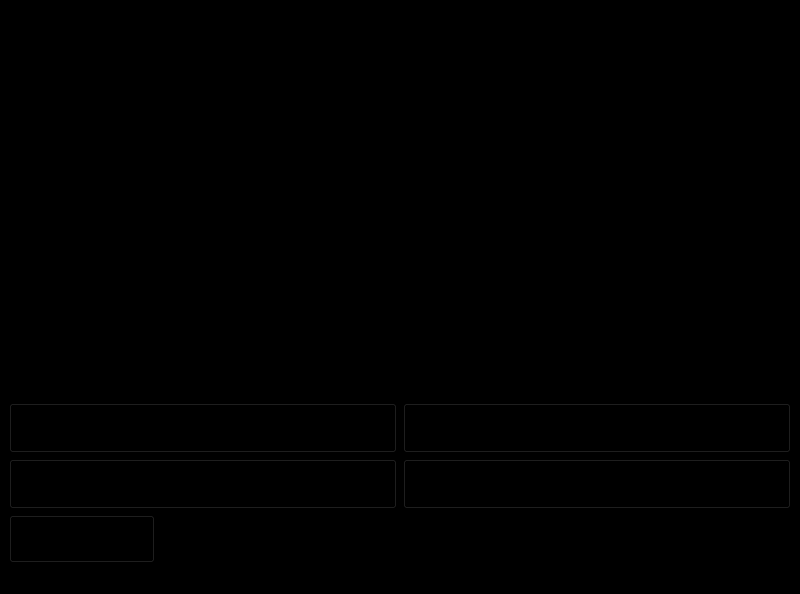
<?xml version="1.0" encoding="UTF-8"?>
<ui version="4.0">
 <class>MainWindow</class>
 <widget class="QMainWindow" name="MainWindow">
  <property name="geometry">
   <rect>
    <x>0</x>
    <y>0</y>
    <width>800</width>
    <height>594</height>
   </rect>
  </property>
  <property name="windowTitle">
   <string>Transaction </string>
  </property>
  <property name="windowIcon">
   <iconset>
    <normaloff>logo.jpg</normaloff>logo.jpg</iconset>
  </property>
  <property name="windowOpacity">
   <double>1.000000000000000</double>
  </property>
  <property name="styleSheet">
   <string notr="true">background-color: black;</string>
  </property>
  <widget class="QWidget" name="centralwidget">
   <layout class="QGridLayout" name="gridLayout_2">
    <item row="2" column="0" colspan="3">
     <layout class="QHBoxLayout" name="horizontalLayout">
      <item>
       <widget class="QPushButton" name="pushButton_back">
        <property name="font">
         <font>
          <pointsize>26</pointsize>
          <weight>75</weight>
          <bold>true</bold>
         </font>
        </property>
        <property name="styleSheet">
         <string notr="true"/>
        </property>
        <property name="text">
         <string>      &lt;      </string>
        </property>
       </widget>
      </item>
      <item>
       <spacer name="horizontalSpacer">
        <property name="orientation">
         <enum>Qt::Horizontal</enum>
        </property>
        <property name="sizeHint" stdset="0">
         <size>
          <width>40</width>
          <height>20</height>
         </size>
        </property>
       </spacer>
      </item>
     </layout>
    </item>
    <item row="0" column="2">
     <widget class="QLabel" name="label_ammount">
      <property name="font">
       <font>
        <pointsize>20</pointsize>
        <weight>75</weight>
        <italic>false</italic>
        <bold>true</bold>
       </font>
      </property>
      <property name="styleSheet">
       <string notr="true"/>
      </property>
      <property name="text">
       <string>Amount: </string>
      </property>
     </widget>
    </item>
    <item row="1" column="0" colspan="3">
     <layout class="QGridLayout" name="gridLayout">
      <item row="1" column="0">
       <widget class="QPushButton" name="pushButton_upi">
        <property name="font">
         <font>
          <pointsize>28</pointsize>
          <weight>75</weight>
          <bold>true</bold>
         </font>
        </property>
        <property name="styleSheet">
         <string notr="true"/>
        </property>
        <property name="text">
         <string>UPI  </string>
        </property>
       </widget>
      </item>
      <item row="0" column="1">
       <widget class="QPushButton" name="pushButton_dc">
        <property name="font">
         <font>
          <pointsize>28</pointsize>
          <weight>75</weight>
          <bold>true</bold>
         </font>
        </property>
        <property name="styleSheet">
         <string notr="true"/>
        </property>
        <property name="text">
         <string>Debit Card  </string>
        </property>
       </widget>
      </item>
      <item row="0" column="0">
       <widget class="QPushButton" name="pushButton_cc">
        <property name="font">
         <font>
          <pointsize>28</pointsize>
          <weight>75</weight>
          <bold>true</bold>
         </font>
        </property>
        <property name="styleSheet">
         <string notr="true"/>
        </property>
        <property name="text">
         <string>Credit Card  </string>
        </property>
       </widget>
      </item>
      <item row="1" column="1">
       <widget class="QPushButton" name="pushButton_netbank">
        <property name="font">
         <font>
          <pointsize>28</pointsize>
          <weight>75</weight>
          <bold>true</bold>
         </font>
        </property>
        <property name="styleSheet">
         <string notr="true"/>
        </property>
        <property name="text">
         <string>Net Banking  </string>
        </property>
       </widget>
      </item>
     </layout>
    </item>
    <item row="0" column="0">
     <widget class="QLabel" name="label">
      <property name="font">
       <font>
        <pointsize>36</pointsize>
        <weight>75</weight>
        <bold>true</bold>
        <underline>false</underline>
       </font>
      </property>
      <property name="text">
       <string>Transaction   </string>
      </property>
     </widget>
    </item>
    <item row="0" column="1">
     <widget class="QLabel" name="label_picture">
      <property name="styleSheet">
       <string notr="true"/>
      </property>
      <property name="text">
       <string/>
      </property>
     </widget>
    </item>
   </layout>
  </widget>
  <widget class="QMenuBar" name="menubar">
   <property name="geometry">
    <rect>
     <x>0</x>
     <y>0</y>
     <width>800</width>
     <height>30</height>
    </rect>
   </property>
  </widget>
  <widget class="QStatusBar" name="statusbar"/>
 </widget>
 <tabstops>
  <tabstop>pushButton_cc</tabstop>
  <tabstop>pushButton_upi</tabstop>
  <tabstop>pushButton_dc</tabstop>
  <tabstop>pushButton_netbank</tabstop>
  <tabstop>pushButton_back</tabstop>
 </tabstops>
 <resources/>
 <connections/>
</ui>
